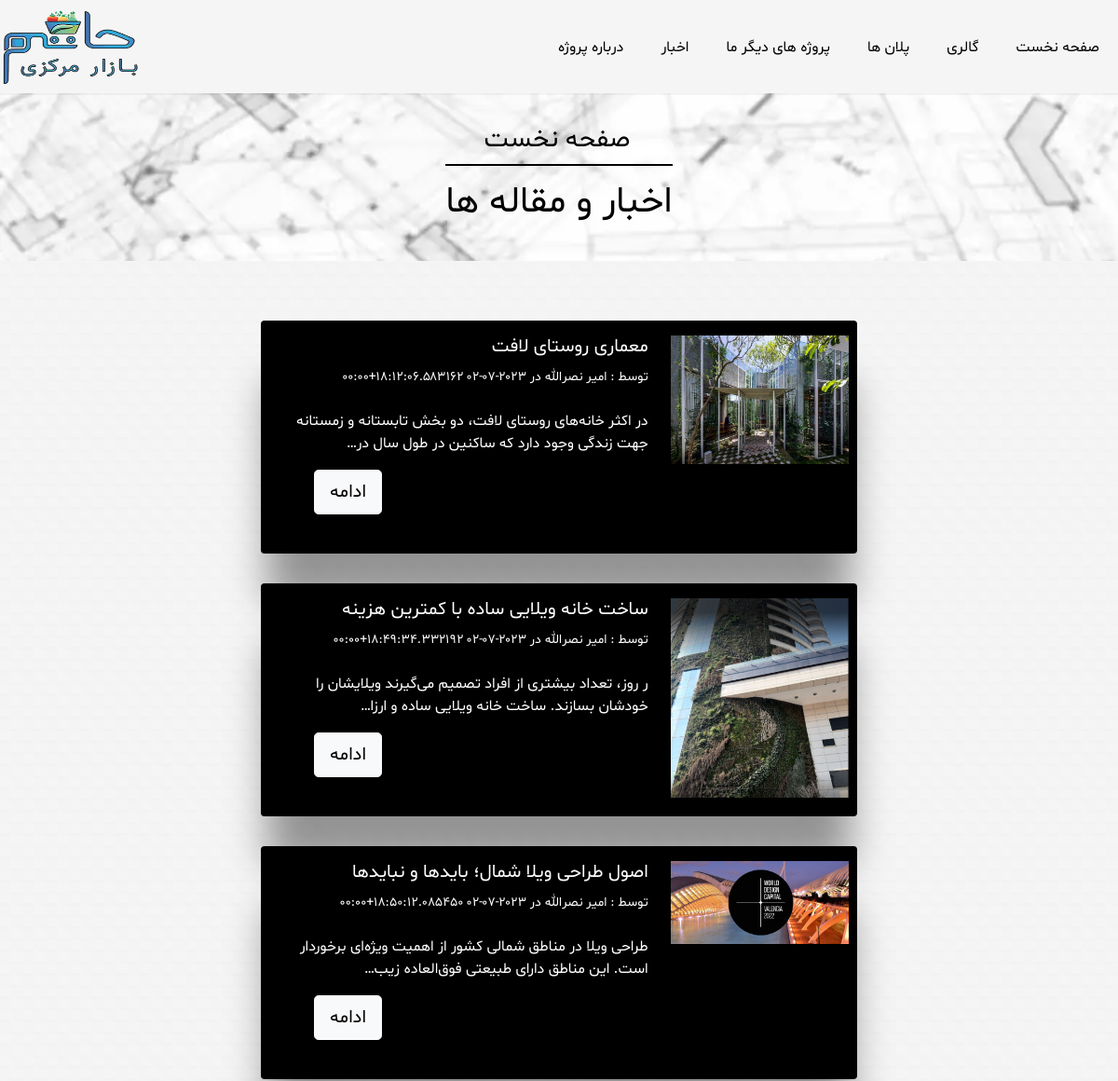
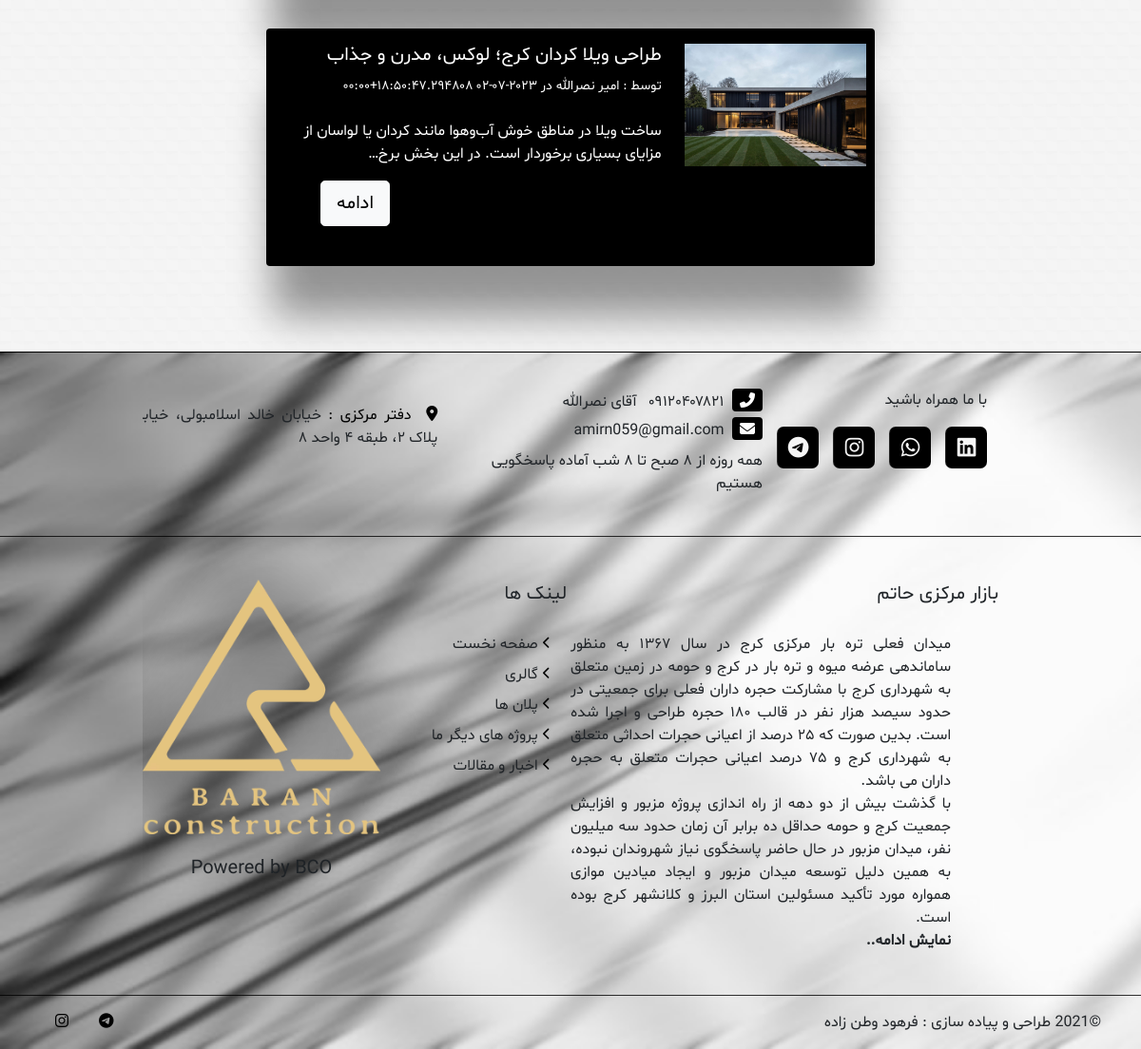
/news-and-articles, run on the app's committed database (2 pictures, top to bottom).
### coreFa/models.py (models this page shows, shortened)
class NewsAndArticles(models.Model):
    title = models.CharField('عنوان', max_length=200)
    body = RichTextUploadingField('بدنه خبر و مقاله', null=True, blank=True)
    short_description = models.CharField('توضیح کوتاه',
                                                 default='توضیح کوتاه اتوماتیک', max_length=200)
    pic = models.ImageField(upload_to='NewsAndArticles', null=True, blank=True)
    created_at = models.DateTimeField('تاریخ ایجاد',auto_now_add=True)
    active = models.BooleanField('فعال', default=True)
    author = models.CharField('نویسنده',max_length=200, default='امیر نصرالله')
    slug = models.SlugField('اسلاگ', max_length=150, allow_unicode=True, blank=True, null=True)
    class Meta:
        verbose_name_plural = 'اخبار و مقالات'
        verbose_name = 'خبر و مقاله'
    def get_article_detail_view(self):
        return reverse('coreFa:article-detail-view', kwargs={
            'pk': self.pk
        })

### coreFa/views.py (the view)
# urls.py: path('news-and-articles', NewsListView.as_view(), name='article-list-view'),
class NewsListView(generic.ListView):
    model = NewsAndArticles
    template_name = 'new-list-view.html'
    def get_queryset(self):
        return NewsAndArticles.objects.all().order_by('created_at')

### coreFa/templatetags/tags.py (called while the page is built)
@register.filter()
def persian_int_not_cs(string):
    persian = dict(zip("0123456789", '۰۱۲۳۴۵۶۷۸۹'))
    converted = ''.join(persian.get(digit, digit) for digit in str(string))
    return converted

### templates/new-list-view.html (shortened to what this page needs)
{% extends 'base.html' %}
{% load tags %}
{% load jalali_tags %}
{% load thumbnail %}
{% load static %}
{% block content %}
    <section class="page-section-header">
        <a class="me-1 text-black" href="{% url 'coreFa:home' %}"><h3>صفحه نخست</h3></a>
        <div class="d-block text-black pt-3" style="border-top: 2px solid var(--black-color);"><h1>اخبار و مقاله ها</h1></div>
    </section>
    <br>
    <div class="container-c px-2 px-md-4 py-4 d-flex flex-column justify-content-center align-items-center news-holder">
        {% for news in newsandarticles_list %}
            {% if news.active %}
            <div class="card bg-black my-3 news-card px-2" style="max-width: 640px">
                <div class="row flex-row-reverse">
                    <div class="col-md-4 mb-2 mb-md-0">
                        {% thumbnail news.pic '350x350' crop="center" as im %}
                            <img class="img-fluid" src="{{ im.url }}" alt="{{ news.title }} عکس ">
                        {% endthumbnail %}
                    </div>
                    <div class="col-md-8" style="direction: rtl">
                        <h5 class="text-white">{{ news.title }}</h5>
                        <small class="text-white">
                            توسط :
                            {{ news.author }} در {{ news.created_at|to_jalali|persian_int_not_cs }}
                        </small>
                        <br><br>
                        <p class="text-white" style="direction: rtl">
                          {{ news.short_description|truncatechars:100 }}
                        </p>
                        <a class="btn btn-lg btn-light float-start ms-5" href="{{ news.get_article_detail_view }}">ادامه</a>
                    </div>
                </div>
            </div>
            {% endif %}
        {% endfor %}
    </div>
{% endblock %}

### static/css/main.css (style rules this page uses)
a { text-decoration: none!important; }
* { padding: 0; margin: 0; font-family: "shabnam", serif; box-sizing: border-box; list-style: none; text-decoration: none; -webkit-font-smoothing: antialiased; text-rendering: optimizeLegibility; outline: none !important; -webkit-appearance: none; }
body { overflow-x: hidden; background-size: auto; background: var(--body-color) url("/static/img/protruding-squares-2.svg") repeat scroll center; }
a { color: var(--black-color); transition: .3s; }
.container-c { width: 100%; max-width: 1566px; margin: auto; display: flex; flex-wrap: inherit; align-items: center; justify-content: space-between; color: #282828; }
.page-section-header { background-color: var(--black-color); display: flex; flex-direction: column; align-items: center; justify-content: center; padding-top: 13vh; min-height: 35vh; background-size: cover ; background-image: url("/static/img/bg-2-bw.webp") ; background-position: center; background-repeat: repeat; background-attachment: scroll; }
.news-holder { display: grid; grid-template-columns: repeat(4, 1fr); grid-column-gap: 25px; min-height: 500px; justify-content: space-evenly; justify-items: center; align-content: space-evenly; align-items: center; }
.news-holder .card { box-shadow: rgba(0, 0, 0, 0.4) 0px 60px 40px -7px; max-width: 325px; min-height: 250px }
.news-card { padding: 15px 5px; }
.news-card img { width: 100vw !important; }
@media (max-width: 1296px) { .news-holder { grid-template-columns: repeat(2, 1fr); justify-content: center; justify-items: center; } }

### data on the page
NewsAndArticles: shows a picture, title "معماری روستای لافت", author "امیر نصرالله", created_at|to_jalali "۲۰۲۳-۰۷-۰۲ ۱۸:۱۲:۰۶.۵۸۳۱۶۲+۰۰:۰۰", short_description "در اکثر خانه‌های روستای لافت، دو بخش تابستانه و زمستانه جهت زندگی وجود دارد که ساکنین در طول سال در…"
NewsAndArticles: shows a picture, title "ساخت خانه ویلایی ساده با کمترین هزینه", author "امیر نصرالله", created_at|to_jalali "۲۰۲۳-۰۷-۰۲ ۱۸:۴۹:۳۴.۳۳۲۱۹۲+۰۰:۰۰", short_description "ر روز، تعداد بیشتری از افراد تصمیم می‌گیرند ویلایشان را خودشان بسازند. ساخت خانه ویلایی ساده و ارزا…"
NewsAndArticles: shows a picture, title "اصول طراحی ویلا شمال؛ بایدها و نبایدها", author "امیر نصرالله", created_at|to_jalali "۲۰۲۳-۰۷-۰۲ ۱۸:۵۰:۱۲.۰۸۵۴۵۰+۰۰:۰۰", short_description "طراحی ویلا در مناطق شمالی کشور از اهمیت ویژه‌ای برخوردار است. این مناطق دارای طبیعتی فوق‌العاده زیب…"
NewsAndArticles: shows a picture, title "طراحی ویلا کردان کرج؛ لوکس، مدرن و جذاب", author "امیر نصرالله", created_at|to_jalali "۲۰۲۳-۰۷-۰۲ ۱۸:۵۰:۴۷.۲۹۴۸۰۸+۰۰:۰۰", short_description "ساخت ویلا در مناطق خوش آب‌و‌هوا مانند کردان یا لواسان از مزایای بسیاری برخوردار است. در این بخش برخ…"

### other printed values
{{ 'همه روزه از 8 صبح تا 8 شب آماده پاسخگویی هستیم'|persian_int_not_cs }} "همه روزه از ۸ صبح تا ۸ شب آماده پاسخگویی هستیم"
